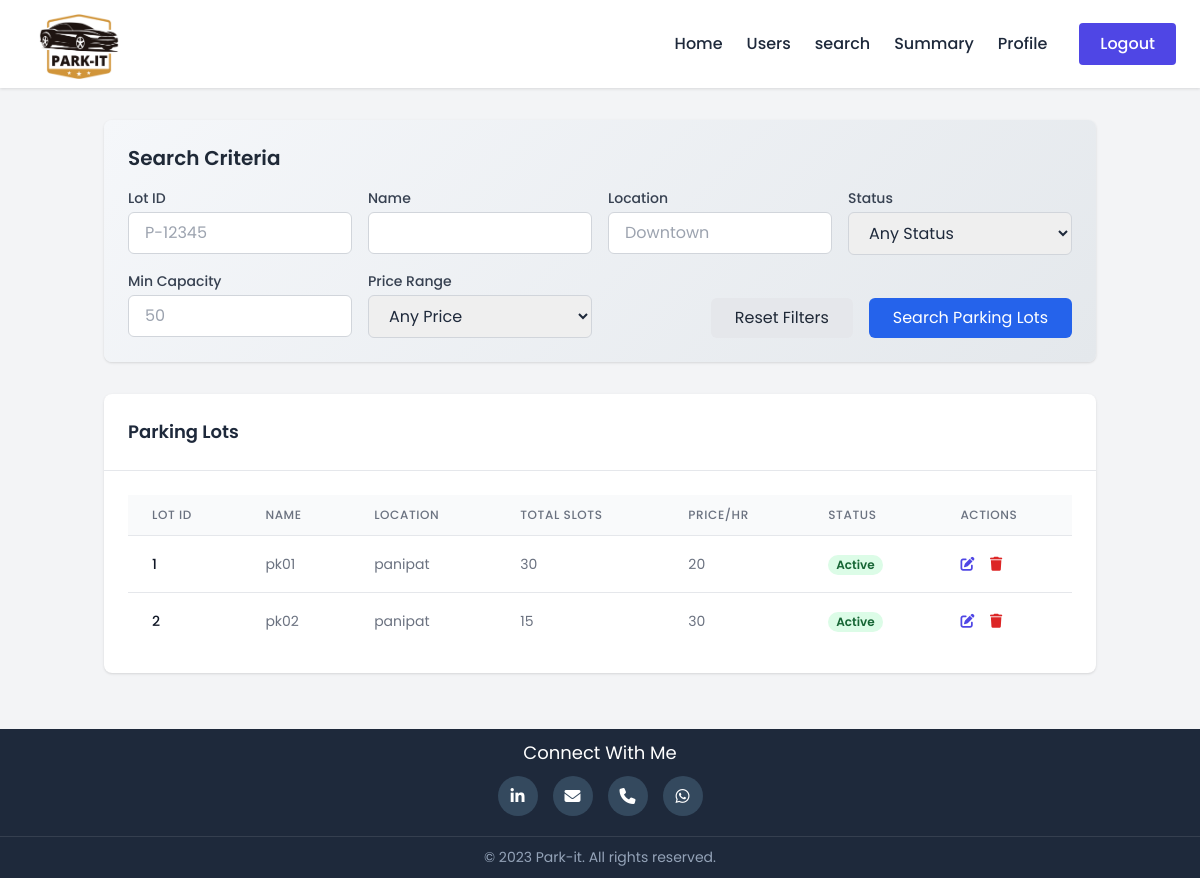
/mayankjoon00@gmail.com/search-lots (signed in), run on the app's committed database.
### model_db.py (models this page shows)
class ParkingLot(db.Model):
    __tablename__ = 'parking_lot'
    id = db.Column(db.Integer, primary_key=True, nullable=False)
    name = db.Column(db.String(100), nullable=False)
    admin_id = db.Column(db.Integer, db.ForeignKey('users.id'), nullable=False)
    total_spots = db.Column(db.Integer, nullable=False)
    address = db.Column(db.String(200))
    pincode = db.Column(db.Integer)
    status = db.Column(db.String(10))  # 'active', 'inactive', etc.
    price_per_hrs = db.Column(db.Integer)
    spots = db.relationship('ParkingSpot', backref='lot', lazy=True)

### routes.py (the view)
    @app.route('/<username>/search-lots', methods=['GET'])
    @auth_required
    def search_Lots(username):
        user = Users.query.get(session['user_id'])
        lot_id = request.args.get('lotId')
        name = request.args.get('name')
        location = request.args.get('location')
        status = request.args.get('status')
        min_capacity = request.args.get('capacity')
        price_range = request.args.get('priceRange')
        query = ParkingLot.query
        if lot_id:
            query = query.filter(ParkingLot.id.like(f"%{lot_id}%"))
        if name:
            query = query.filter(ParkingLot.name.ilike(f"%{name}%"))
        if location:
            query = query.filter(ParkingLot.address.ilike(f"%{location}%"))
        if status and status != "Any Status":
            query = query.filter_by(status=status)
        if min_capacity:
            try:
                query = query.filter(ParkingLot.total_spots >= int(min_capacity))
            except ValueError:
                pass
        if price_range and price_range != "Any Price":
            try:
                low, high = map(int, price_range.split('-'))
                query = query.filter(ParkingLot.price_per_hrs.between(low, high))
            except ValueError:
                pass
        lots = query.all()
        return render_template('admin/search.html',
                            username=username,parking_lots=lots)

### templates/admin/search.html (shortened to what this page needs)
{% extends "admin/base0.html" %}
{% block head %}
<script src="https://cdn.tailwindcss.com"></script>
{% endblock %}
{% block content %}
<div class="bg-gray-100">
    <div class="container mx-auto px-4 py-8">
        <section class="search-filters p-6 rounded-lg shadow mb-8">
            <h2 class="text-xl font-semibold text-gray-800 mb-4">Search Criteria</h2>
            <form id="searchForm" method="GET" action="{{ url_for('search_Lots', username=username) }}" class="grid grid-cols-1 md:grid-cols-2 lg:grid-cols-4 gap-4">
                <div>
                    <label for="lotId" class="block text-sm font-medium text-gray-700 mb-1">Lot ID</label>
                    <input type="text" id="lotId" name="lotId" placeholder="P-12345"
                           class="w-full px-4 py-2 border border-gray-300 rounded-md focus:ring-2 focus:ring-blue-500 focus:border-blue-500">
                </div>
                <div>
                    <label for="name" class="block text-sm font-medium text-gray-700 mb-1">Name</label>
                    <input type="text" id="name" name="name" placeholder=""
                           class="w-full px-4 py-2 border border-gray-300 rounded-md focus:ring-2 focus:ring-blue-500 focus:border-blue-500">
                </div>
                <div>
                    <label for="location" class="block text-sm font-medium text-gray-700 mb-1">Location</label>
                    <input type="text" id="location" name="location" placeholder="Downtown"
                           class="w-full px-4 py-2 border border-gray-300 rounded-md focus:ring-2 focus:ring-blue-500 focus:border-blue-500">
                </div>
                <div>
                    <label for="status" class="block text-sm font-medium text-gray-700 mb-1">Status</label>
                    <select id="status" name="status"
                            class="w-full px-4 py-2 border border-gray-300 rounded-md focus:ring-2 focus:ring-blue-500 focus:border-blue-500">
                        <option value="">Any Status</option>
                    </select>
                </div>
                <div>
                    <label for="capacity" class="block text-sm font-medium text-gray-700 mb-1">Min Capacity</label>
                    <input type="number" id="capacity" name="capacity" placeholder="50" min="0"
                           class="w-full px-4 py-2 border border-gray-300 rounded-md focus:ring-2 focus:ring-blue-500 focus:border-blue-500">
                </div>
                <div>
                    <label for="priceRange" class="block text-sm font-medium text-gray-700 mb-1">Price Range</label>
                    <select id="priceRange" name="priceRange"
                            class="w-full px-4 py-2 border border-gray-300 rounded-md focus:ring-2 focus:ring-blue-500 focus:border-blue-500">
                        <option value="">Any Price</option>
                    </select>
                </div>
                <div class="lg:col-span-2 flex items-end justify-end space-x-4">
                    <button type="reset"
                            class="px-6 py-2 bg-gray-200 text-gray-800 rounded-md hover:bg-gray-300 transition duration-300 focus:outline-none focus:ring-2 focus:ring-gray-500">
                        Reset Filters
                    </button>
                    <button type="submit"
                            class="px-6 py-2 bg-blue-600 text-white rounded-md hover:bg-blue-700 transition duration-300 focus:outline-none focus:ring-2 focus:ring-blue-500">
                        Search Parking Lots
                    </button>
                </div>
            </form>
        </section>
        <div class="bg-white rounded-lg shadow mb-6">
            <div class="p-6 border-b flex justify-between items-center ">
                <h2 class="text-lg font-semibold">Parking Lots</h2>
            </div>
            <div class="p-6">
                <div class="overflow-x-auto">
                    <table class="min-w-full divide-y divide-gray-200">
                        <thead class="bg-gray-50">
                            <tr>
                                <th class="px-6 py-3 text-left text-xs font-medium text-gray-500 uppercase tracking-wider">Lot ID</th>
                                <th class="px-6 py-3 text-left text-xs font-medium text-gray-500 uppercase tracking-wider">Name</th>
                                <th class="px-6 py-3 text-left text-xs font-medium text-gray-500 uppercase tracking-wider">Location</th>
                                <th class="px-6 py-3 text-left text-xs font-medium text-gray-500 uppercase tracking-wider">Total Slots</th>
                                <th class="px-6 py-3 text-left text-xs font-medium text-gray-500 uppercase tracking-wider">Price/hr</th>
                                <th class="px-6 py-3 text-left text-xs font-medium text-gray-500 uppercase tracking-wider">Status</th>
                                <th class="px-6 py-3 text-left text-xs font-medium text-gray-500 uppercase tracking-wider">Actions</th>
                            </tr>
                        </thead>
                        <tbody class="bg-white divide-y divide-gray-200">
                            {% for lot in parking_lots %}
                                <tr>
                                    <td class="px-6 py-4 whitespace-nowrap text-sm font-medium text-gray-900">{{ lot.id }}</td>
                                    <td class="px-6 py-4 whitespace-nowrap text-sm text-gray-500">{{ lot.name }}</td>
                                    <td class="px-6 py-4 whitespace-nowrap text-sm text-gray-500">{{ lot.address }}</td>
                                    <td class="px-6 py-4 whitespace-nowrap text-sm text-gray-500">{{ lot.total_spots }}</td>
                                    <td class="px-6 py-4 whitespace-nowrap text-sm text-gray-500">{{ lot.price_per_hrs }}</td>
                                    <td class="px-6 py-4 whitespace-nowrap">
                                        <span class="px-2 inline-flex text-xs leading-5 font-semibold rounded-full {{ 'bg-green-100 text-green-800' if lot.status == 'active' else 'bg-red-100 text-yellow-800' }}">
                                            {{ lot.status.capitalize() }}
                                        </span>
                                    </td>
                                    <td class="px-6 py-4 whitespace-nowrap text-sm font-medium">
                                        <button onclick="openEditParkingModal(this)"
                                        class="text-indigo-600 hover:text-indigo-900 mr-3"
                                        data-id="{{ lot.id }}"
                                        data-name="{{ lot.name }}"
                                        data-location="{{ lot.address }}"
                                        data-slots="{{ lot.total_spots }}"
                                        data-status="{{ lot.status }}"
                                        data-admin_id="{{ lot.admin_id }}"
                                        data-pincode="{{ lot.pincode }}"
                                        data-price_per_hr="{{ lot.price_per_hrs }}">
                                            <i class="fas fa-edit"></i>
                                        </button>
                                        <button onclick="deleteParkingLot(this)"
                                            class="text-red-600 hover:text-red-900"
                                            data-id = "{{ lot.id }}">
                                            <i class="fas fa-trash"></i>
                                        </button>
                                    </td>
                                </tr>
                            {% endfor %}
                        </tbody>
                    </table>
                </div>
            </div>
        </div>
    </div>
</div>
{% endblock %}

### templates/admin/search.html (style rules this page uses)
.search-filters { background: linear-gradient(135deg, #f5f7fa 0%, #e4e8ec 100%); }

### templates/admin/base0.html (style rules this page uses)
:root { --primary-color: #4f46e5; --secondary-color: #10b981; --dark-color: #1e293b; --light-color: #f8fafc; --gray-color: #64748b; --max-width: 1200px; --shadow-sm: 0 1px 3px rgba(0, 0, 0, 0.12); --shadow-md: 0 4px 6px rgba(0, 0, 0, 0.1); --shadow-lg: 0 10px 15px rgba(0, 0, 0, 0.1); --transition: all 0.3s ease; }
* { margin: 0; padding: 0; box-sizing: border-box; }
body { font-family: 'Poppins', sans-serif; color: var(--dark-color); line-height: 1.6; display: flex; flex-direction: column; min-height: 100vh; background-color: #f9fafb; }
.container { max-width: var(--max-width); margin: 0 auto; padding: 0 1.5 rem; }

### data on the page
ParkingLot: id "1", name "pk01", address "panipat", total_spots "30", price_per_hrs "20", status "Active"
ParkingLot: id "2", name "pk02", address "panipat", total_spots "15", price_per_hrs "30", status "Active"
